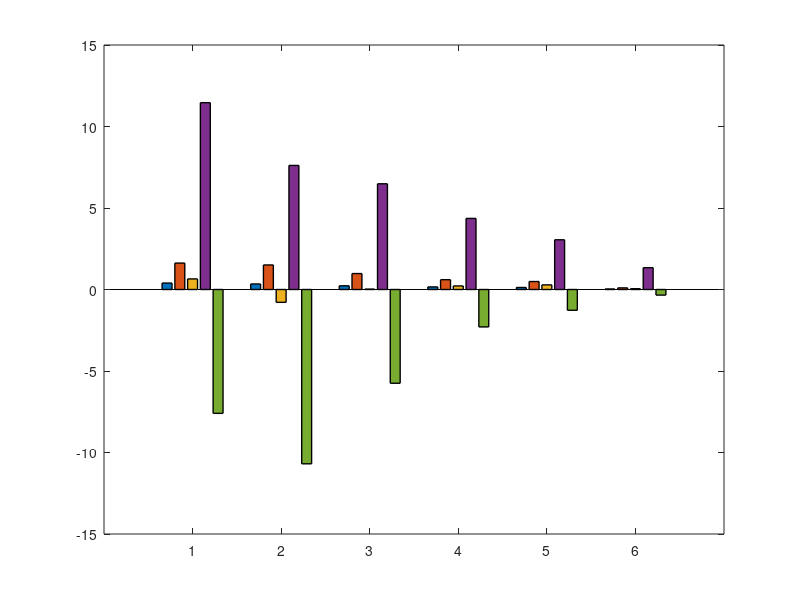

MATLAB code for this plot: (Note: this script raises an error after producing the figure.)
% ============================================================
% Global Relative Sensitivity Metrics by Parameter
% Grouped bar plot using the updated dataset
% ============================================================

clear; clc; close all;

% -------------------------
% Data
% -------------------------
params = {'Gr\_teff','Gr\_cc','Gr\_f','Gr\_m','Gr\_ec','Gr\_treg'};

rd_msqr = [3.9487e-01  3.3888e-01  2.2746e-01  1.5840e-01  1.2342e-01  3.0019e-02];
rd_mabs = [1.6209e+00  1.5057e+00  9.7779e-01  6.0244e-01  4.8856e-01  9.9730e-02];
rd_mean = [6.4924e-01 -7.8686e-01  1.9446e-02  2.1817e-01  2.8387e-01  4.8109e-02];
rd_max  = [1.1462e+01  7.6111e+00  6.4859e+00  4.3610e+00  3.0508e+00  1.3392e+00];
rd_min  = [-7.5980e+00 -1.0694e+01 -5.7515e+00 -2.2958e+00 -1.2746e+00 -3.4372e-01];

% Arrange into matrix: rows = parameters, columns = metrics
Y = [rd_msqr(:), rd_mabs(:), rd_mean(:), rd_max(:), rd_min(:)];

% -------------------------
% Plot
% -------------------------
fig = figure('Color','w','Position',[9, 9, 700, 450]);
b = bar(Y, 'grouped', 'LineWidth', 1.0);
hold on;

% -------------------------
% Colors to match legend
% -------------------------
b(1).FaceColor = [0.00 0.4470 0.7410];   % blue   -> rd_msqr
b(2).FaceColor = [0.8500 0.3250 0.0980]; % orange -> rd_mabs
b(3).FaceColor = [0.4660 0.6740 0.1880]; % green  -> rd_mean
b(4).FaceColor = [0.6350 0.0780 0.1840]; % red    -> rd_max
b(5).FaceColor = [0.4940 0.1840 0.5560]; % purple -> rd_min

for i = 1:numel(b)
    b(i).EdgeColor = 'none';
end

% -------------------------
% Axes formatting
% -------------------------
ax = gca;
ax.XTick = 1:numel(params);
ax.XTickLabel = params;
ax.FontSize = 13;
ax.FontWeight = 'bold';
ax.LineWidth = 1.2;
ax.Box = 'off';
ax.TickDir = 'out';
xtickangle(35);

xlabel('Parameters', 'FontSize', 14, 'FontWeight', 'bold');
ylabel('Sensitivity Index', 'FontSize', 14, 'FontWeight', 'bold');


lgd = legend;
lgd.AutoUpdate = 'off';

% Create legend ONLY from bar objects
legend([b(1), b(2), b(3), b(4), b(5)], ...
       {'rd\_msqr','rd\_mabs','rd\_mean','rd\_max','rd\_min'}, ...
       'Location','northeast', ...
       'FontSize',12, ...
       'Box','on');


yline(0, 'k-', 'LineWidth', 1.2);

grid on;
ax.GridAlpha = 0.15;

% -------------------------
% Save high-resolution outputs
% -------------------------
exportgraphics(fig, 'Patient_152_global_relative_sensitivity_grouped_barplot.png', 'Resolution', 600);
savefig(fig, 'Patient_152_global_relative_sensitivity_grouped_barplot.fig');
